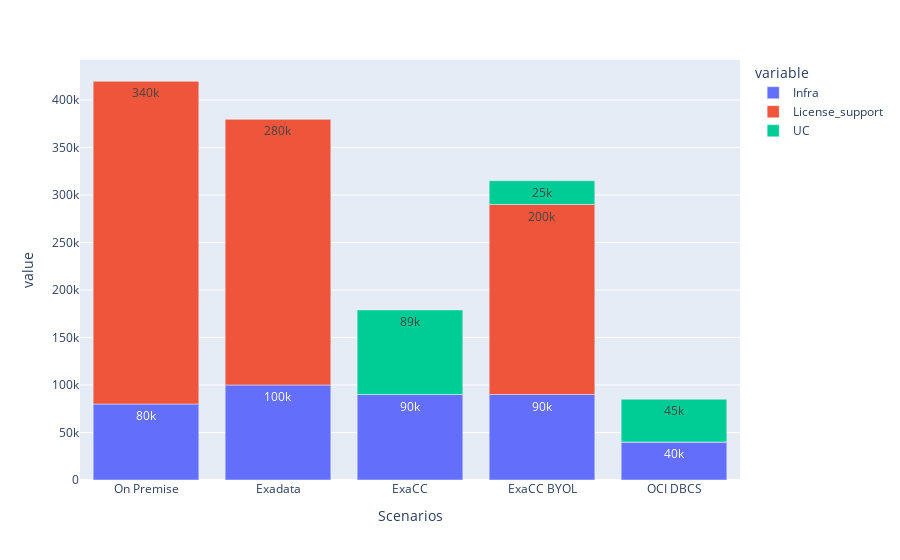

The code cell stored with this chart in its notebook:
### Code cell
import pandas as pd
import plotly.express as px
Scenarios = ['On Premise', 'Exadata', 'ExaCC', 'ExaCC BYOL', 'OCI DBCS']
Infrastructure = [80000, 100000, 90000, 90000, 40000]
License_support = [340000, 280000, 0, 200000, 0]
Universal_credits=[0,0,89000,25000,45000]
width = 0.9       # the width of the bars: can also be len(x) sequence

Totals=list(map(lambda a,b,c: a+b+c, Infrastructure, License_support,Universal_credits))

data={'Scenarios':Scenarios,'Infra':Infrastructure,'License_support':License_support,'UC':Universal_credits}
df=pd.DataFrame(data)
print(df)
fig=px.bar(df,x="Scenarios",y=["Infra","License_support","UC"],text_auto=True)
fig.show()

### Figure 1 — Plotly figure (JSON) as saved in the notebook; plotly's stock layout.template omitted (floating-point values rounded to 4 significant figures)
{"data": [{"alignmentgroup": "True", "hovertemplate": "variable=Infra<br>Scenarios=%{x}<br>value=%{y}<extra></extra>", "legendgroup": "Infra", "marker": {"color": "#636efa", "pattern": {"shape": ""}}, "name": "Infra", "offsetgroup": "Infra", "orientation": "v", "showlegend": true, "textposition": "auto", "texttemplate": "%{y}", "type": "bar", "x": ["On Premise", "Exadata", "ExaCC", "ExaCC BYOL", "OCI DBCS"], "xaxis": "x", "y": [80000, 100000, 90000, 90000, 40000], "yaxis": "y"}, {"alignmentgroup": "True", "hovertemplate": "variable=License_support<br>Scenarios=%{x}<br>value=%{y}<extra></extra>", "legendgroup": "License_support", "marker": {"color": "#EF553B", "pattern": {"shape": ""}}, "name": "License_support", "offsetgroup": "License_support", "orientation": "v", "showlegend": true, "textposition": "auto", "texttemplate": "%{y}", "type": "bar", "x": ["On Premise", "Exadata", "ExaCC", "ExaCC BYOL", "OCI DBCS"], "xaxis": "x", "y": [340000, 280000, 0, 200000, 0], "yaxis": "y"}, {"alignmentgroup": "True", "hovertemplate": "variable=UC<br>Scenarios=%{x}<br>value=%{y}<extra></extra>", "legendgroup": "UC", "marker": {"color": "#00cc96", "pattern": {"shape": ""}}, "name": "UC", "offsetgroup": "UC", "orientation": "v", "showlegend": true, "textposition": "auto", "texttemplate": "%{y}", "type": "bar", "x": ["On Premise", "Exadata", "ExaCC", "ExaCC BYOL", "OCI DBCS"], "xaxis": "x", "y": [0, 0, 89000, 25000, 45000], "yaxis": "y"}], "layout": {"barmode": "relative", "legend": {"title": {"text": "variable"}, "tracegroupgap": 0}, "margin": {"t": 60}, "xaxis": {"anchor": "y", "domain": [0, 1], "title": {"text": "Scenarios"}}, "yaxis": {"anchor": "x", "domain": [0, 1], "title": {"text": "value"}}}}
